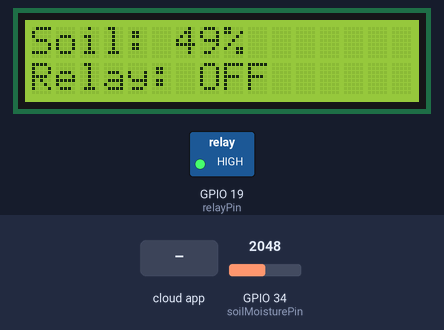
Simulated run of this sketch. Board: ESP32. Parts: 16×2 character LCD, switched loads named in the sketch (green lamp = pin HIGH). The inputs (shaded band) are chosen by the test bench; at power-on: GPIO 34 (soilMoisturePin) = 2048. WiFi joins after 1.5 s; servers stay silent unless stated; the Firebase database answers and starts empty; what the sketch prints to the serial monitor is not drawn.

Above: at 3.2 s.
3.3 s: the phone or cloud app sets state to 1
At 5.4 s:
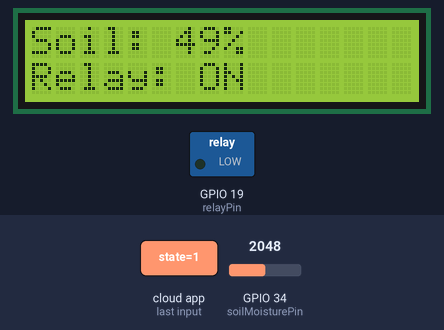
6.5 s: GPIO 34 (soilMoisturePin) set to 2866
At 8.6 s:
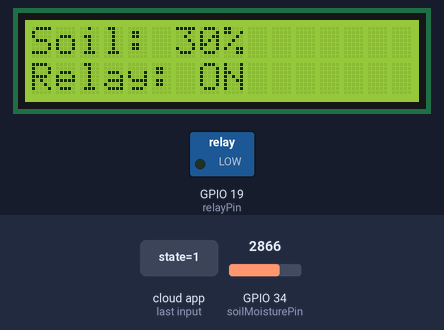
8.9 s: the phone or cloud app sets state to 0
At 10.8 s:
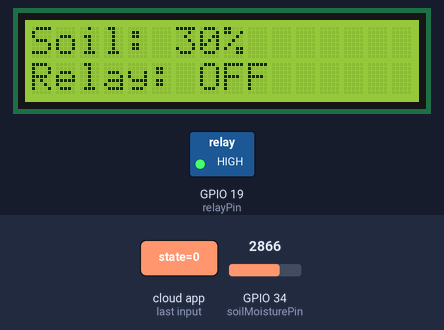
11.4 s: GPIO 34 (soilMoisturePin) set to 3603
At 12.8 s:
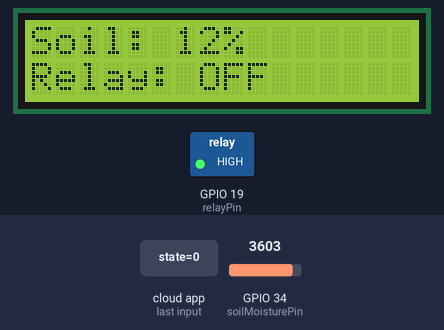
13.9 s: GPIO 34 (soilMoisturePin) set to 4095
At 16.1 s:
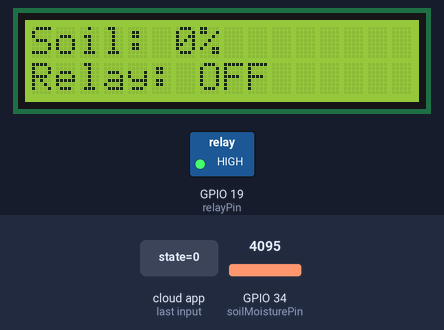
Timing chart, 0 to 17.4 s (numbered marks = the images above; inputs shaded):
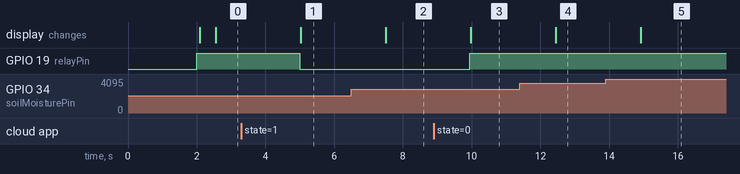

Measured:
- after the input at 3.3 s, GPIO 19 (relayPin): HIGH → LOW after 1.7 s; the display: changes after 1.7 s (image 1)
- after the input at 6.5 s, the display: changes after 1.0 s (image 2)
- after the input at 8.9 s, GPIO 19 (relayPin): LOW → HIGH after 1.0 s; the display: changes after 1.1 s (image 3)
- after the input at 11.4 s, the display: changes after 1.0 s (image 4)
- after the input at 13.9 s, the display: changes after 1.0 s (image 5)

The sketch:

bhb.ino
```cpp
#include <WiFi.h>
#include <FirebaseESP32.h>
#include <Wire.h>
#include <LiquidCrystal_I2C.h>

// WiFi credentials
#define WIFI_SSID "Use yours wifi ssid"
#define WIFI_PASSWORD "wifi pass"

// Firebase configuration
#define FIREBASE_HOST "firebaseio.com" //use your firebase host
#define FIREBASE_AUTH "***********************************" // use your firebase auth

// Firebase objects
FirebaseData fbdo;
FirebaseAuth auth;
FirebaseConfig config;

// Pin definitions
const int relayPin = 19;             // Relay control pin
const int soilMoisturePin = 34;      // Analog pin for soil sensor

// LCD initialization (address 0x27, 16 columns, 2 rows)
LiquidCrystal_I2C lcd(0x27, 16, 2);

void setup() {
  Serial.begin(115200);

  // Connect to WiFi
  WiFi.begin(WIFI_SSID, WIFI_PASSWORD);
  Serial.print("Connecting to WiFi");
  while (WiFi.status() != WL_CONNECTED) {
    Serial.print(".");
    delay(1000);
  }
  Serial.println("\nWiFi Connected!");

  // Configure Firebase
  config.host = FIREBASE_HOST;
  config.signer.tokens.legacy_token = FIREBASE_AUTH;

  // Initialize Firebase
  Firebase.begin(&config, &auth);
  Firebase.reconnectWiFi(true);

  // Pin modes
  pinMode(relayPin, OUTPUT);
  digitalWrite(relayPin, HIGH);  // Relay OFF initially (active LOW)

  // LCD setup
  lcd.begin(16, 2);            // Initialize 16x2 LCD
  lcd.backlight();             // Turn on the LCD backlight
  lcd.setCursor(0, 0);
  lcd.print("Connecting WiFi");

  Serial.println("Setup complete.");
}

void loop() {
  // 1️⃣ Read soil moisture
  int moistureValue = analogRead(soilMoisturePin);  // 0 (wet) to 4095 (dry)
  int moisturePercent = map(moistureValue, 4095, 0, 0, 100); // Adjust if needed

  Serial.println("Soil Value: " + String(moistureValue));
  Serial.println("Soil %   : " + String(moisturePercent) + "%");

  //  Send soil moisture to Firebase
  if (Firebase.setInt(fbdo, "/sensor/soil", moistureValue)) {
    Serial.println(" Soil raw value sent");
  } else {
    Serial.println(" Error sending soil: " + fbdo.errorReason());
  }

  Firebase.setInt(fbdo, "/sensor/soil_percent", moisturePercent);

  // Read relay state from Firebase
  if (Firebase.getInt(fbdo, "/led/state")) {
    int state = fbdo.intData();
    digitalWrite(relayPin, state ? LOW : HIGH);  // LOW = ON, HIGH = OFF
    Serial.println(" Relay state set to: " + String(state));

    //  Update the LCD with soil moisture and relay state
    lcd.clear();                          // Clear previous data
    lcd.setCursor(0, 0);                  // Set cursor to first line
    lcd.print("Soil: " + String(moisturePercent) + "%");  // Display soil moisture percentage
    lcd.setCursor(0, 1);                  // Set cursor to second line
    lcd.print("Relay: " + String(state ? "ON" : "OFF"));  // Display relay state (ON/OFF)
  } else {
    Serial.println(" Failed to read /led/state: " + fbdo.errorReason());
  }

  delay(2000);  // Wait 2 seconds
}
```
